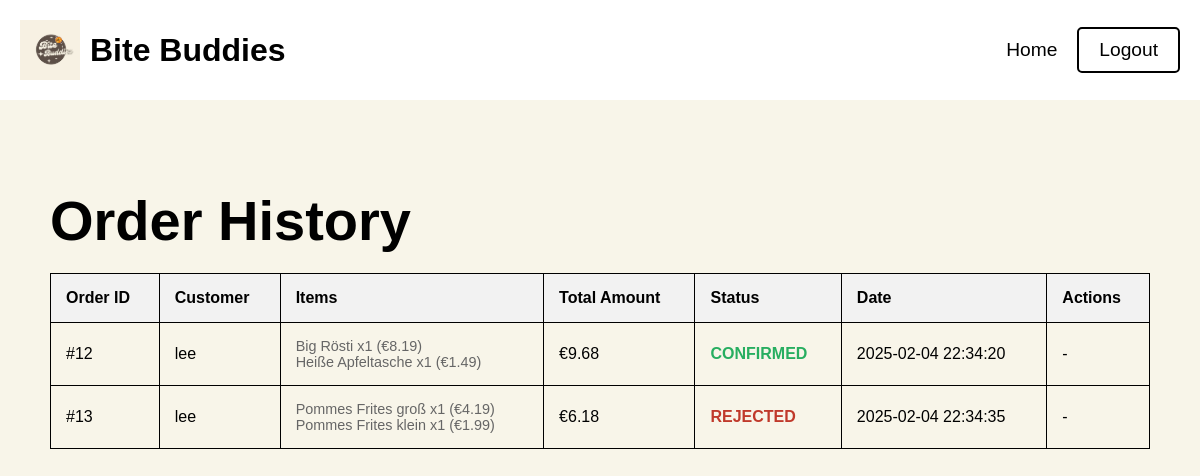
The page /partner/orders (signed in) on the database its author committed.
### tables this page shows
CREATE TABLE orders (
            id INTEGER PRIMARY KEY AUTOINCREMENT,
            user_id INTEGER NOT NULL,
            restaurant_id INTEGER NOT NULL,
            total_amount REAL NOT NULL,
            status TEXT NOT NULL CHECK(status IN ('placed', 'confirmed', 'rejected')) DEFAULT 'placed',
            created_at TIMESTAMP DEFAULT CURRENT_TIMESTAMP,
            FOREIGN KEY (user_id) REFERENCES users (id),
            FOREIGN KEY (restaurant_id) REFERENCES restaurants (id)
        );

CREATE TABLE "users" (
	"id"	INTEGER,
	"username"	TEXT NOT NULL,
	"address"	TEXT NOT NULL,
	"email"	TEXT NOT NULL UNIQUE,
	"pincode"	TEXT NOT NULL,
	"password"	TEXT NOT NULL,
	"current_balance"	REAL NOT NULL DEFAULT 100,
	PRIMARY KEY("id" AUTOINCREMENT)
);

CREATE TABLE order_items (
            id INTEGER PRIMARY KEY AUTOINCREMENT,
            order_id INTEGER NOT NULL,
            menu_item_id INTEGER NOT NULL,
            quantity INTEGER NOT NULL,
            price_at_time REAL NOT NULL,
            FOREIGN KEY (order_id) REFERENCES orders (id),
            FOREIGN KEY (menu_item_id) REFERENCES menu_items (id)
        );

CREATE TABLE menu_items (
    id INTEGER PRIMARY KEY AUTOINCREMENT,
    restaurant_id INTEGER NOT NULL,
    name TEXT NOT NULL,
    description TEXT,
    price REAL NOT NULL,
    photo_url TEXT,
    FOREIGN KEY (restaurant_id) REFERENCES restaurants (id)
);

### app.py (the view)
@app.route('/partner/orders')
def partner_orders():
    if 'user_id' not in session:
        return redirect(url_for('partner'))
    conn = get_db_connection()
    try:
        orders = conn.execute('''
            SELECT
                o.id,
                o.total_amount,
                o.status,
                o.created_at,
                u.username,
                u.id as user_id
            FROM orders o
            JOIN users u ON o.user_id = u.id
            WHERE o.restaurant_id = ?
            ORDER BY
                CASE
                    WHEN o.status = 'placed' THEN 1
                    WHEN o.status = 'confirmed' THEN 2
                    WHEN o.status = 'rejected' THEN 3
                END,
                o.created_at DESC
        ''', (session['user_id'],)).fetchall()
        orders_with_items = []
        for order in orders:
            order_dict = dict(order)
            items = conn.execute('''
                SELECT
                    oi.quantity,
                    oi.price_at_time,
                    mi.name
                FROM order_items oi
                JOIN menu_items mi ON oi.menu_item_id = mi.id
                WHERE oi.order_id = ?
            ''', (order['id'],)).fetchall()
            items_list = []
            for item in items:
                items_list.append({
                    'name': item['name'],
                    'quantity': item['quantity'],
                    'price': float(item['price_at_time'])  # Convert price to float
                })
            order_dict['items'] = items_list
            orders_with_items.append(order_dict)
    except sqlite3.Error as e:
        print(f"Database error: {str(e)}")
        flash("An error occurred while fetching orders.")
        orders_with_items = []
    finally:
        conn.close()
    return render_template('OrderHistory.html', orders=orders_with_items)

### app.py (called while the page is built)
def get_db_connection():
    conn = sqlite3.connect('database/database.db')
    conn.row_factory = sqlite3.Row
    return conn

### templates/OrderHistory.html (shortened to what this page needs)
<!DOCTYPE html>
<html lang="en">
<head>
</head>
<body>
    <header>
        <div class="logo">
            <img src="{{ url_for('static', filename='logo-placeholder.png') }}" alt="Bite Buddies Logo">
            Bite Buddies
        </div>
        <nav class="nav-links">
            <a href="{{ url_for('partner_dashboard') }}">Home</a>
            <a class="logout" href="{{ url_for('logout') }}">Logout</a>
        </nav>
    </header>
    <main>
        <h1>Order History</h1>
        <table>
            <tr>
                <th>Order ID</th>
                <th>Customer</th>
                <th>Items</th>
                <th>Total Amount</th>
                <th>Status</th>
                <th>Date</th>
                <th>Actions</th>
            </tr>
            {% for order in orders %}
        <tr>
            <td>#{{ order['id'] }}</td>
            <td>{{ order['username'] }}</td>
            <td>
                <div class="order-items">
                {% for item in order['items'] %}
                    {{ item['name'] }} x{{ item['quantity'] }} (€{{ "%.2f"|format(item['price']) }})<br>
                {% endfor %}
                </div>
            </td>
            <td>€{{ "%.2f"|format(order['total_amount']) }}</td>
            <td class="status-{{ order['status'] }}">{{ order['status'].upper() }}</td>
            <td>{{ order['created_at'] }}</td>
            <td>
                {% if order['status'] == 'placed' %}
                <button class="action-button accept-btn" onclick="updateOrderStatus({{ order['id'] }}, 'confirmed', this)">Accept</button>
                <button class="action-button reject-btn" onclick="updateOrderStatus({{ order['id'] }}, 'rejected', this)">Reject</button>
                {% else %}
                -
                {% endif %}
            </td>
        </tr>
            {% endfor %}
        </table>
    </main>
</body>
</html>

### templates/OrderHistory.html (style rules this page uses)
body { font-family: Arial, sans-serif; margin: 0; padding: 0; background-color: #f8f5e9; color: #000; }
header { display: flex; justify-content: space-between; align-items: center; padding: 20px; background-color: #FFF; font-size: 1rem; }
.logo { display: flex; align-items: center; font-size: 2rem; font-weight: bold; }
.logo img { height: 60px; margin-right: 10px; }
nav { display: flex; align-items: center; }
.nav-links { display: flex; align-items: center; }
.nav-links a { margin-left: 20px; font-size: 1.2rem; color: #000; text-decoration: none; }
.logout { padding: 10px 20px; font-size: 1.2rem; color: #000; text-decoration: none; border: 2px solid #000; border-radius: 5px; margin-left: 20px; }
main { padding: 50px; }
h1 { font-size: 3.5rem; margin-bottom: 20px; }
table { width: 100%; border-collapse: collapse; margin-bottom: 20px; }
table, th, td { border: 1px solid #000; }
th, td { padding: 15px; text-align: left; }
th { background-color: #f2f2f2; }
.status-confirmed { color: #27ae60; font-weight: bold; }
.status-rejected { color: #c0392b; font-weight: bold; }
.order-items { font-size: 0.9em; color: #666; }

### rows shown on the page
orders: id "12", username "lee", total_amount "9.68", status "CONFIRMED", created_at "2025-02-04 22:34:20"
order_items: name "Big Rösti", quantity "1", price "8.19"
order_items: name "Heiße Apfeltasche", quantity "1", price "1.49"
orders: id "13", username "lee", total_amount "6.18", status "REJECTED", created_at "2025-02-04 22:34:35"
order_items: name "Pommes Frites groß", quantity "1", price "4.19"
order_items: name "Pommes Frites klein", quantity "1", price "1.99"
